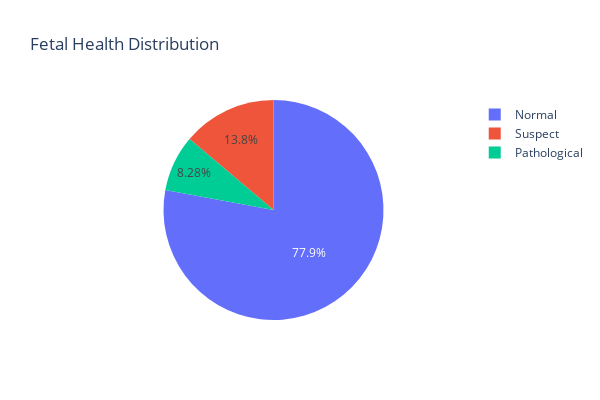

Here is the notebook cell this chart was saved with:
### Markdown cell above
# visualisation data

### Code cell
import cufflinks as cf
import plotly.express as px

pie_data = df['fetal_health'].value_counts()

# Map the numeric labels to their corresponding text labels
labels = {1.0: 'Normal', 2.0: 'Suspect', 3.0: 'Pathological'}
pie_data.index = pie_data.index.map(labels)

# Create a pie chart
fig = px.pie(names=pie_data.index, values=pie_data.values, title='Fetal Health Distribution')
fig.update_layout(width=600, height=400)

# Show the chart
fig.show()

### Figure 1 — Plotly figure (JSON) as saved in the notebook; plotly's stock layout.template omitted (floating-point values rounded to 4 significant figures)
{"data": [{"domain": {"x": [0, 1], "y": [0, 1]}, "hovertemplate": "label=%{label}<br>value=%{value}<extra></extra>", "labels": ["Normal", "Suspect", "Pathological"], "legendgroup": "", "name": "", "showlegend": true, "type": "pie", "values": [1646, 292, 175]}], "layout": {"height": 400, "legend": {"tracegroupgap": 0}, "title": {"text": "Fetal Health Distribution"}, "width": 600}}
